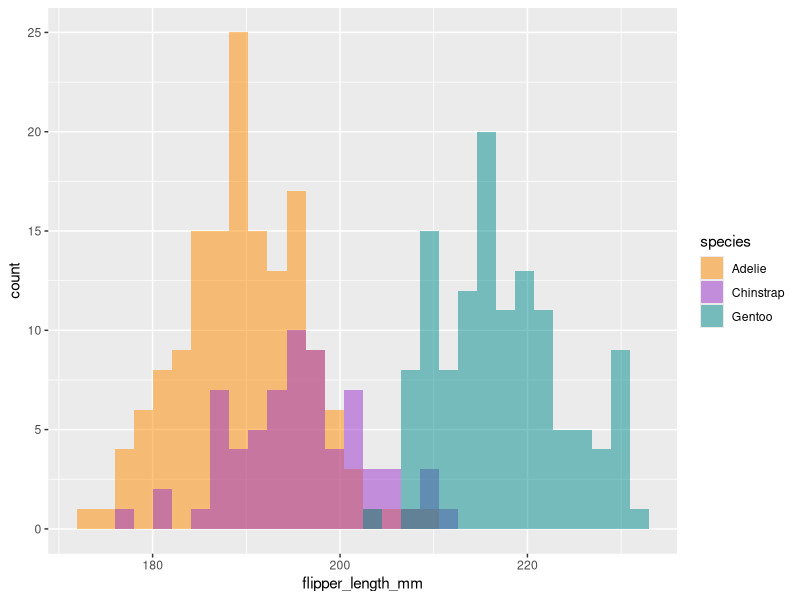

Reproduce this figure in R.
## ---- chunk 1
knitr::opts_chunk$set(fig.path = "figs/", collapse = TRUE)
## ---- chunk 2
library(tidyverse)
library(palmerpenguins)
## ---- chunk 3
ggplot(data = penguins, aes(x = flipper_length_mm)) +
  geom_histogram(aes(fill = species), alpha = 0.5, position = "identity") +
  scale_fill_manual(values = c("darkorange","darkorchid","cyan4"))
